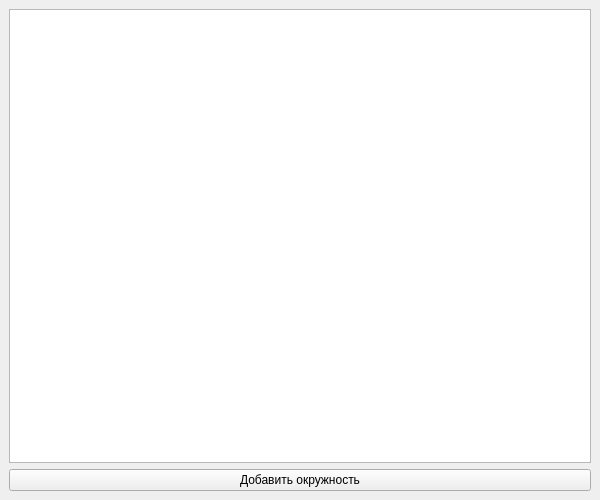
<ui version="4.0">
 <class>MainWindow</class>
 <widget class="QMainWindow" name="MainWindow">
  <property name="geometry">
   <rect>
    <x>0</x>
    <y>0</y>
    <width>600</width>
    <height>500</height>
   </rect>
  </property>
  <property name="windowTitle">
   <string>Жёлтые окружности</string>
  </property>
  <widget class="QWidget" name="centralwidget">
   <layout class="QVBoxLayout" name="verticalLayout">
    <item>
     <widget class="QGraphicsView" name="graphicsView"/>
    </item>
    <item>
     <widget class="QPushButton" name="pushButton">
      <property name="text">
       <string>Добавить окружность</string>
      </property>
     </widget>
    </item>
   </layout>
  </widget>
 </widget>
 <resources/>
 <connections/>
</ui>
